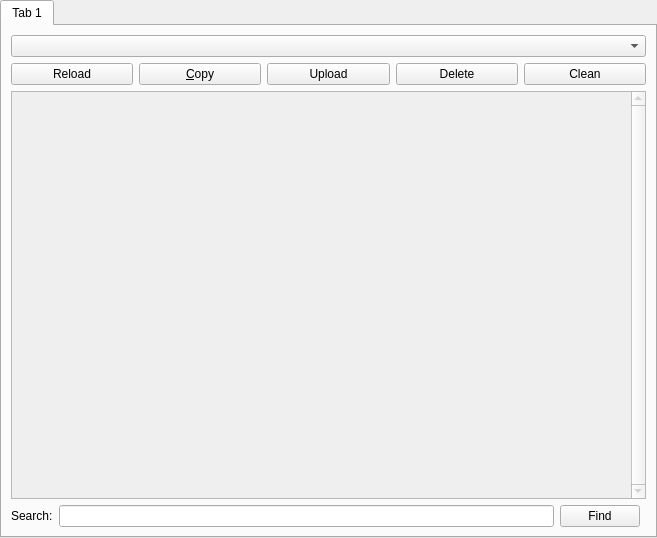
<?xml version="1.0" encoding="UTF-8"?>
<ui version="4.0">
 <class>OtherLogsPage</class>
 <widget class="QWidget" name="OtherLogsPage">
  <property name="geometry">
   <rect>
    <x>0</x>
    <y>0</y>
    <width>657</width>
    <height>538</height>
   </rect>
  </property>
  <layout class="QVBoxLayout" name="verticalLayout_2">
   <property name="leftMargin">
    <number>0</number>
   </property>
   <property name="topMargin">
    <number>0</number>
   </property>
   <property name="rightMargin">
    <number>0</number>
   </property>
   <property name="bottomMargin">
    <number>0</number>
   </property>
   <item>
    <widget class="QTabWidget" name="tabWidget">
     <property name="currentIndex">
      <number>0</number>
     </property>
     <widget class="QWidget" name="tab">
      <attribute name="title">
       <string notr="true">Tab 1</string>
      </attribute>
      <layout class="QGridLayout" name="gridLayout_2">
       <item row="2" column="1">
        <widget class="QLineEdit" name="searchBar"/>
       </item>
       <item row="2" column="2">
        <widget class="QPushButton" name="findButton">
         <property name="text">
          <string>Find</string>
         </property>
        </widget>
       </item>
       <item row="1" column="0" colspan="4">
        <widget class="QPlainTextEdit" name="text">
         <property name="enabled">
          <bool>false</bool>
         </property>
         <property name="verticalScrollBarPolicy">
          <enum>Qt::ScrollBarAlwaysOn</enum>
         </property>
         <property name="readOnly">
          <bool>true</bool>
         </property>
         <property name="textInteractionFlags">
          <set>Qt::LinksAccessibleByKeyboard|Qt::LinksAccessibleByMouse|Qt::TextBrowserInteraction|Qt::TextSelectableByKeyboard|Qt::TextSelectableByMouse</set>
         </property>
        </widget>
       </item>
       <item row="0" column="0" colspan="4">
        <layout class="QGridLayout" name="gridLayout">
         <item row="3" column="1">
          <widget class="QPushButton" name="btnCopy">
           <property name="toolTip">
            <string>Copy the whole log into the clipboard</string>
           </property>
           <property name="text">
            <string>&amp;Copy</string>
           </property>
          </widget>
         </item>
         <item row="3" column="3">
          <widget class="QPushButton" name="btnDelete">
           <property name="toolTip">
            <string>Clear the log</string>
           </property>
           <property name="text">
            <string>Delete</string>
           </property>
          </widget>
         </item>
         <item row="3" column="2">
          <widget class="QPushButton" name="btnPaste">
           <property name="toolTip">
            <string>Upload the log to paste.ee - it will stay online for a month</string>
           </property>
           <property name="text">
            <string>Upload</string>
           </property>
          </widget>
         </item>
         <item row="3" column="4">
          <widget class="QPushButton" name="btnClean">
           <property name="toolTip">
            <string>Clear the log</string>
           </property>
           <property name="text">
            <string>Clean</string>
           </property>
          </widget>
         </item>
         <item row="3" column="0">
          <widget class="QPushButton" name="btnReload">
           <property name="text">
            <string>Reload</string>
           </property>
          </widget>
         </item>
         <item row="0" column="0" colspan="5">
          <widget class="QComboBox" name="selectLogBox">
           <property name="sizePolicy">
            <sizepolicy hsizetype="Expanding" vsizetype="Fixed">
             <horstretch>0</horstretch>
             <verstretch>0</verstretch>
            </sizepolicy>
           </property>
          </widget>
         </item>
        </layout>
       </item>
       <item row="2" column="0">
        <widget class="QLabel" name="label">
         <property name="text">
          <string>Search:</string>
         </property>
        </widget>
       </item>
      </layout>
     </widget>
    </widget>
   </item>
  </layout>
 </widget>
 <tabstops>
  <tabstop>tabWidget</tabstop>
  <tabstop>selectLogBox</tabstop>
  <tabstop>btnReload</tabstop>
  <tabstop>btnCopy</tabstop>
  <tabstop>btnPaste</tabstop>
  <tabstop>btnDelete</tabstop>
  <tabstop>btnClean</tabstop>
  <tabstop>text</tabstop>
  <tabstop>searchBar</tabstop>
  <tabstop>findButton</tabstop>
 </tabstops>
 <resources/>
 <connections/>
</ui>
